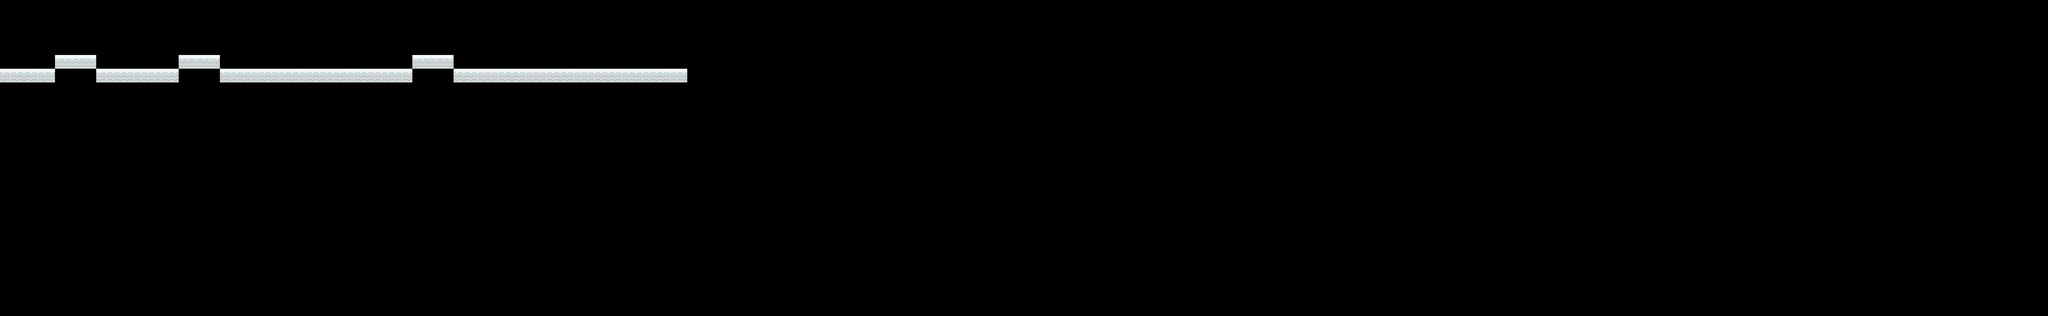

This game map was drawn from its Tiled (.tmx) file and the tilesets committed beside it. A one-line description and the trimmed map source follow:
An orthogonal 149x23 tile map with 64x64 px tiles, 2 tile layers (ground, grass) and 23 objects (11x coin, 4x tree, 3x spikes).

<map version="1.10" tiledversion="1.11.0" orientation="orthogonal" renderorder="right-down" width="149" height="23" tilewidth="64" tileheight="64" infinite="0" nextlayerid="8" nextobjectid="1127">
 <editorsettings>
  <export target="../3.lua" format="lua" />
 </editorsettings>
 <tileset firstgid="1" name="tiles1" tilewidth="64" tileheight="64" tilecount="4" columns="2">
  <image source="../tiles1.png" width="128" height="128" />
 </tileset>
 <layer id="1" name="ground" width="149" height="23">
  <data>[3427 cells, 50 non-empty, 1 distinct tile ids]</data>
 </layer>
 <layer id="3" name="grass" width="149" height="23">
  <data>[3427 cells, 0 non-empty, 0 distinct tile ids]</data>
 </layer>
 <objectgroup color="#ff0000" id="5" name="solid">
  <object id="4" x="-0.333667" y="322.334" width="2386.5" height="21.3333">
   <properties>
    <property name="collidable" type="bool" value="true" />
   </properties>
  </object>
  <object id="18" x="-3.49998" y="-0.833283" width="5.66663" height="321">
   <properties>
    <property name="collidable" type="bool" value="true" />
   </properties>
  </object>
  <object id="56" x="835.189" y="259.638" width="183.724" height="65.9999">
   <properties>
    <property name="collidable" type="bool" value="true" />
   </properties>
  </object>
  <object id="1106" x="260.822" y="257.262" width="183.724" height="65.9999">
   <properties>
    <property name="collidable" type="bool" value="true" />
   </properties>
  </object>
  <object id="1126" x="1919.95" y="258.016" width="183.724" height="65.9999">
   <properties>
    <property name="collidable" type="bool" value="true" />
   </properties>
  </object>
 </objectgroup>
 <objectgroup color="#6901df" id="7" name="entity">
  <object id="1104" name="Spikes" type="spikes" x="1034.19" y="281.977" width="34" height="34" />
  <object id="1107" name="Coin" type="coin" x="932.111" y="230.008">
   <ellipse />
  </object>
  <object id="1108" name="Coin" type="coin" x="867.315" y="229.596">
   <ellipse />
  </object>
  <object id="1110" name="Coin" type="coin" x="277.926" y="192.41">
   <ellipse />
  </object>
  <object id="1112" name="Coin" type="coin" x="632.948" y="293.353">
   <ellipse />
  </object>
  <object id="1113" name="Coin" type="coin" x="745.665" y="216.763">
   <ellipse />
  </object>
  <object id="1114" name="Coin" type="coin" x="1221.1" y="290.462">
   <ellipse />
  </object>
  <object id="1115" name="Coin" type="coin" x="1608.38" y="260.116">
   <ellipse />
  </object>
  <object id="1116" name="Coin" type="coin" x="1995.66" y="210.983">
   <ellipse />
  </object>
  <object id="1117" name="Coin" type="coin" x="2056.36" y="213.873">
   <ellipse />
  </object>
  <object id="1118" name="Coin" type="coin" x="1939.31" y="213.873">
   <ellipse />
  </object>
  <object id="1119" name="Coin" type="coin" x="2177.75" y="284.682">
   <ellipse />
  </object>
  <object id="1120" name="Spikes" type="spikes" x="1877.92" y="280.47" width="34" height="34" />
  <object id="1121" name="Spikes" type="spikes" x="784.623" y="284.743" width="34" height="34" />
  <object id="1122" name="Tree" type="tree" x="552.444" y="240.906">
   <ellipse />
  </object>
  <object id="1123" name="Tree" type="tree" x="1468.03" y="241.042">
   <ellipse />
  </object>
  <object id="1124" name="Tree" type="tree" x="129.419" y="244.453">
   <ellipse />
  </object>
  <object id="1125" name="Tree" type="tree" x="2287.04" y="257.7">
   <ellipse />
  </object>
 </objectgroup>
</map>
